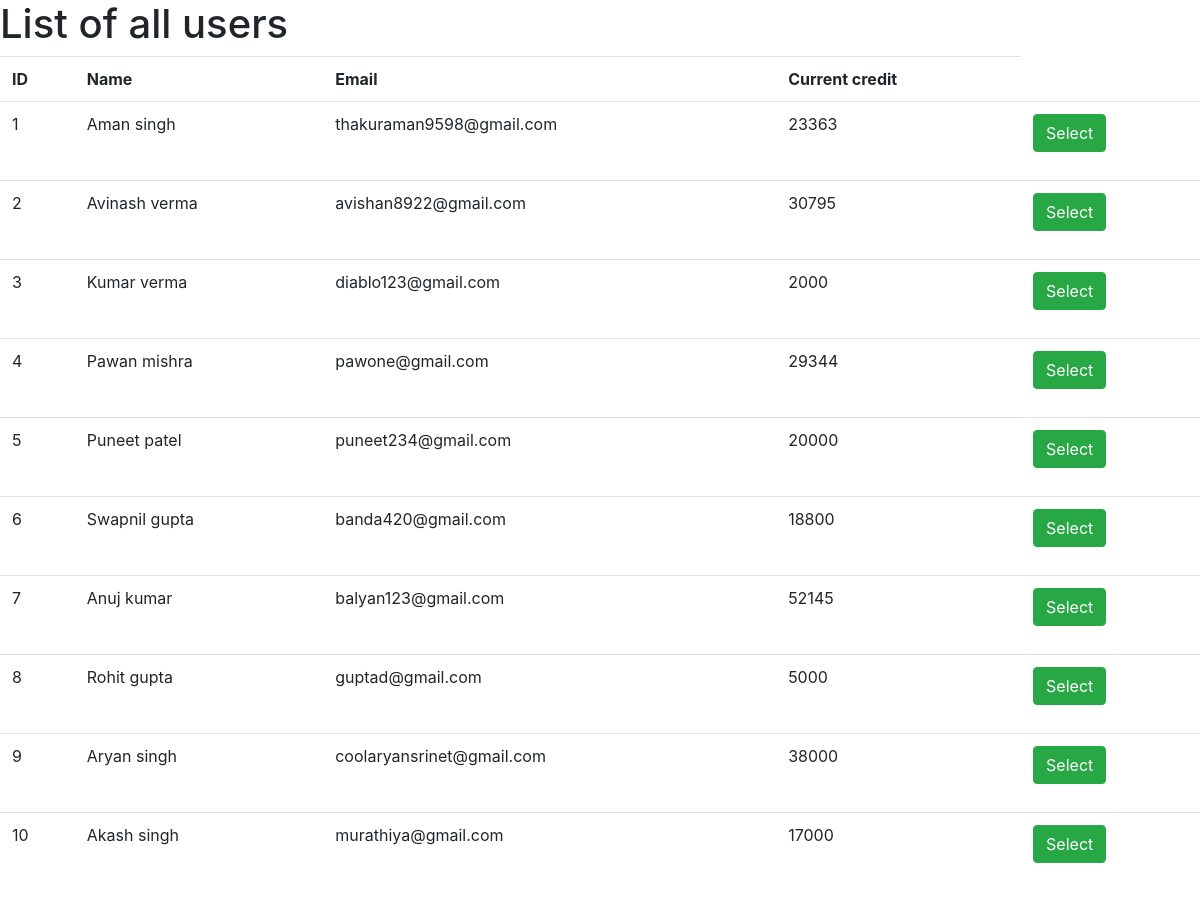
Page /table.php on the committed database.
### tables this page shows
CREATE TABLE `user` (
  `id` int(11) NOT NULL,
  `name` varchar(250) NOT NULL,
  `email` varchar(250) NOT NULL,
  `curr_credit` int(250) NOT NULL
);

### table.php (the view, shortened to what this page needs)
<h1>List of all users</h1>
<link rel="stylesheet" type="text/css" href="css/bootstrap.css">
<table class="table table-stripped">
<th>ID</th><th>Name</th><th>Email</th><th>Current credit</th>
<?php
include("connect.php");
$result = mysqli_query($link,"select * from user");
while($row=mysqli_fetch_array($result))
{
?>
    <tr>
    <td>
    	<?php echo $row['id']; ?>
    </td>
    <td>
    	<?php echo $row['name']; ?>
    </td>
    <td>
    	<?php echo $row['email']; ?>
    </td>
    <td>
         <?php echo $row['curr_credit']; ?>
    </td>
    <td>
    <form action="userdetail.php" method="POST">
    	<input class="btn btn-success" type="submit" value="Select">
    </form>
    </td>
    </tr>
<?php
}
?>
</table>

### rows in the picture
user: id "1", name "Aman singh", email "thakuraman9598@gmail.com", curr_credit "23363"
user: id "2", name "Avinash verma", email "avishan8922@gmail.com", curr_credit "30795"
user: id "3", name "Kumar verma", email "diablo123@gmail.com", curr_credit "2000"
user: id "4", name "Pawan mishra", email "pawone@gmail.com", curr_credit "29344"
user: id "5", name "Puneet patel", email "puneet234@gmail.com", curr_credit "20000"
user: id "6", name "Swapnil gupta", email "banda420@gmail.com", curr_credit "18800"
user: id "7", name "Anuj kumar", email "balyan123@gmail.com", curr_credit "52145"
user: id "8", name "Rohit gupta", email "guptad@gmail.com", curr_credit "5000"
user: id "9", name "Aryan singh", email "coolaryansrinet@gmail.com", curr_credit "38000"
user: id "10", name "Akash singh", email "murathiya@gmail.com", curr_credit "17000"
